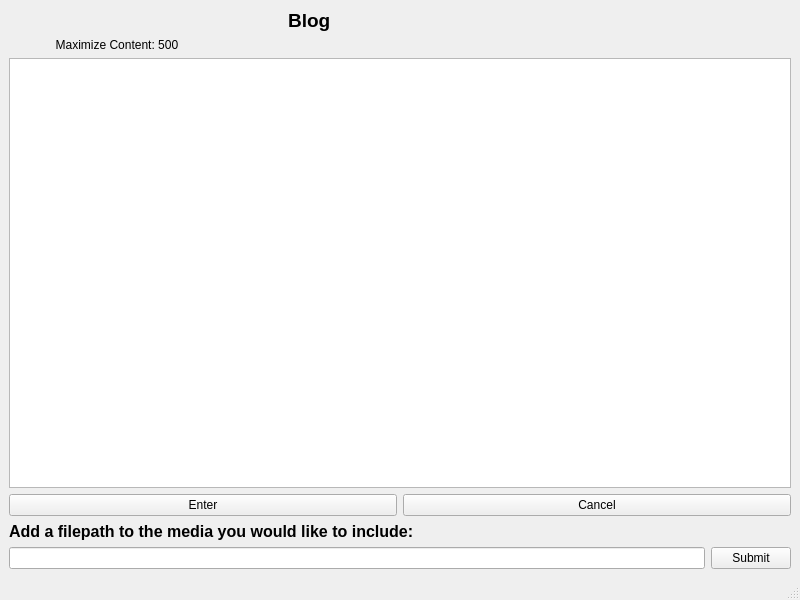
<?xml version="1.0" encoding="UTF-8"?>
<ui version="4.0">
 <class>Blog</class>
 <widget class="QMainWindow" name="Blog">
  <property name="geometry">
   <rect>
    <x>0</x>
    <y>0</y>
    <width>800</width>
    <height>600</height>
   </rect>
  </property>
  <property name="windowTitle">
   <string>MainWindow</string>
  </property>
  <widget class="QWidget" name="centralwidget">
   <layout class="QVBoxLayout" name="verticalLayout_4">
    <item>
     <widget class="QLabel" name="label">
      <property name="font">
       <font>
        <pointsize>14</pointsize>
        <weight>75</weight>
        <bold>true</bold>
       </font>
      </property>
      <property name="text">
       <string>                                                     Blog</string>
      </property>
     </widget>
    </item>
    <item>
     <layout class="QVBoxLayout" name="verticalLayout_3">
      <item>
       <layout class="QVBoxLayout" name="verticalLayout">
        <item>
         <widget class="QLabel" name="label_2">
          <property name="text">
           <string>              Maximize Content: 500</string>
          </property>
         </widget>
        </item>
        <item>
         <widget class="QTextEdit" name="blogEdit">
          <property name="font">
           <font>
            <pointsize>13</pointsize>
           </font>
          </property>
         </widget>
        </item>
        <item>
         <layout class="QHBoxLayout" name="horizontalLayout">
          <item>
           <widget class="QPushButton" name="enterButton">
            <property name="text">
             <string>Enter</string>
            </property>
           </widget>
          </item>
          <item>
           <widget class="QPushButton" name="cancelButton">
            <property name="text">
             <string>Cancel</string>
            </property>
           </widget>
          </item>
         </layout>
        </item>
       </layout>
      </item>
      <item>
       <layout class="QVBoxLayout" name="verticalLayout_2">
        <item>
         <widget class="QLabel" name="label_3">
          <property name="font">
           <font>
            <pointsize>12</pointsize>
            <weight>75</weight>
            <italic>false</italic>
            <bold>true</bold>
            <underline>false</underline>
           </font>
          </property>
          <property name="text">
           <string>Add a filepath to the media you would like to include:</string>
          </property>
         </widget>
        </item>
        <item>
         <layout class="QHBoxLayout" name="horizontalLayout_2">
          <item>
           <widget class="QLineEdit" name="filePathEdit"/>
          </item>
          <item>
           <widget class="QPushButton" name="pathButton">
            <property name="text">
             <string>Submit</string>
            </property>
           </widget>
          </item>
         </layout>
        </item>
       </layout>
      </item>
     </layout>
    </item>
   </layout>
  </widget>
  <widget class="QMenuBar" name="menubar">
   <property name="geometry">
    <rect>
     <x>0</x>
     <y>0</y>
     <width>800</width>
     <height>21</height>
    </rect>
   </property>
  </widget>
  <widget class="QStatusBar" name="statusbar"/>
 </widget>
 <resources/>
 <connections/>
</ui>
